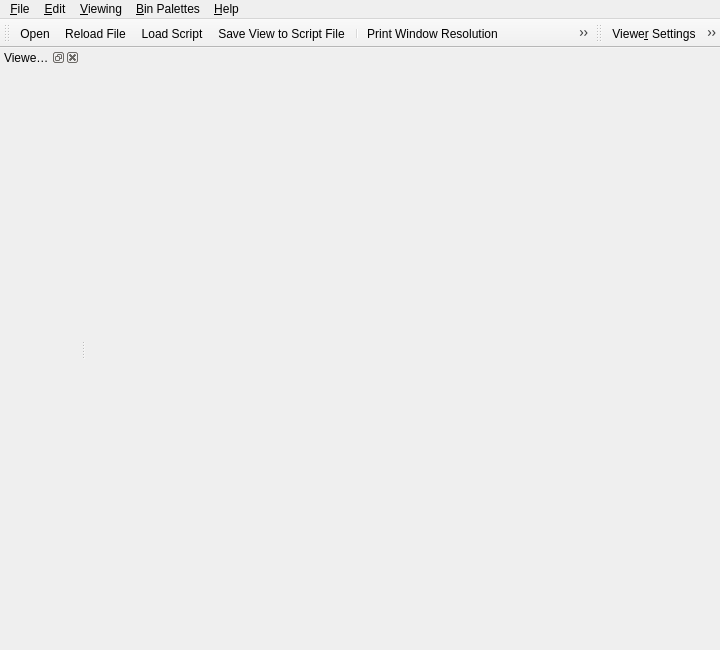
 <widget class="QMainWindow" name="MainWindow">
  <property name="geometry">
   <rect>
    <x>0</x>
    <y>0</y>
    <width>720</width>
    <height>650</height>
   </rect>
  </property>
  <property name="sizePolicy">
   <sizepolicy hsizetype="Preferred" vsizetype="Minimum">
    <horstretch>0</horstretch>
    <verstretch>0</verstretch>
   </sizepolicy>
  </property>
  <property name="windowTitle">
   <string>Carleton University 3D Viewer</string>
  </property>
  <property name="windowIcon">
   <iconset resource="images.qrc">
    <normaloff>:/images/images/windowsicon.png</normaloff>:/images/images/windowsicon.png</iconset>
  </property>
  <widget class="QWidget" name="widget">
   <layout class="QVBoxLayout">
    <property name="margin">
     <number>11</number>
    </property>
   </layout>
  </widget>
  <widget class="QToolBar" name="fileToolbar">
   <property name="windowTitle">
    <string>File</string>
   </property>
   <property name="label" stdset="0">
    <string>File</string>
   </property>
   <attribute name="toolBarArea">
    <enum>TopToolBarArea</enum>
   </attribute>
   <attribute name="toolBarBreak">
    <bool>false</bool>
   </attribute>
   <addaction name="fileOpen"/>
   <addaction name="reloadFileAction"/>
   <addaction name="loadScriptAction"/>
   <addaction name="saveViewAction"/>
   <addaction name="separator"/>
   <addaction name="printWindowResAction"/>
   <addaction name="exportImageAction"/>
   <addaction name="createMovieAction"/>
   <addaction name="autoExportImageAction"/>
   <addaction name="globalPreferences"/>
  </widget>
  <widget class="QToolBar" name="viewingToolbar">
   <property name="windowTitle">
    <string>Toolbar</string>
   </property>
   <property name="label" stdset="0">
    <string>Toolbar</string>
   </property>
   <attribute name="toolBarArea">
    <enum>TopToolBarArea</enum>
   </attribute>
   <attribute name="toolBarBreak">
    <bool>false</bool>
   </attribute>
   <addaction name="viewerSettings"/>
   <addaction name="showBoundingBoxAction"/>
   <addaction name="showScenesAction"/>
   <addaction name="editModeAction"/>
   <addaction name="redrawAction"/>
   <addaction name="zeroClippingPlane"/>
  </widget>
  <widget class="QMenuBar" name="fileMenuItem">
   <property name="geometry">
    <rect>
     <x>0</x>
     <y>0</y>
     <width>720</width>
     <height>22</height>
    </rect>
   </property>
   <widget class="QMenu" name="fileMenu">
    <property name="title">
     <string>&amp;File</string>
    </property>
    <widget class="QMenu" name="menuPrint">
     <property name="title">
      <string>Print</string>
     </property>
     <addaction name="printWindowResAction"/>
     <addaction name="printLowResAction"/>
     <addaction name="printMedResAction"/>
     <addaction name="printHighResAction"/>
     <addaction name="printSetupAction"/>
    </widget>
    <addaction name="fileOpen"/>
    <addaction name="openFileMergeAction"/>
    <addaction name="reloadFileAction"/>
    <addaction name="loadScriptAction"/>
    <addaction name="saveViewAction"/>
    <addaction name="closeFileAction"/>
    <addaction name="closeWindowAction"/>
    <addaction name="separator"/>
    <addaction name="menuPrint"/>
    <addaction name="exportImageAction"/>
    <addaction name="autoExportImageAction"/>
    <addaction name="exportImageAtSize"/>
    <addaction name="createMovieAction"/>
    <addaction name="globalPreferences"/>
    <addaction name="separator"/>
    <addaction name="fileExit"/>
   </widget>
   <widget class="QMenu" name="EditPopupMenu">
    <property name="title">
     <string>&amp;Edit</string>
    </property>
    <addaction name="showScenesAction"/>
    <addaction name="editModeAction"/>
   </widget>
   <widget class="QMenu" name="ViewingPopupMenu">
    <property name="title">
     <string>&amp;Viewing</string>
    </property>
    <widget class="QMenu" name="menuChange_View_Point">
     <property name="title">
      <string>Change View Point</string>
     </property>
     <addaction name="Action_1"/>
     <addaction name="Action_2"/>
     <addaction name="Action_3"/>
     <addaction name="Action_4"/>
     <addaction name="Action_5"/>
     <addaction name="Action_6"/>
     <addaction name="Action_7"/>
     <addaction name="Action_8"/>
     <addaction name="Action_9"/>
     <addaction name="Action_10"/>
    </widget>
    <addaction name="viewerSettings"/>
    <addaction name="menuChange_View_Point"/>
    <addaction name="showBoundingBoxAction"/>
    <addaction name="showBoxAlwaysAction"/>
    <addaction name="drawAxisAction"/>
    <addaction name="redrawAction"/>
    <addaction name="zeroClippingPlane"/>
    <addaction name="separator"/>
    <addaction name="outline"/>
    <addaction name="twoSided"/>
    <addaction name="shading"/>
    <addaction name="antialiasing"/>
    <addaction name="wireframe"/>
    <addaction name="opaquewireframe"/>
    <addaction name="perspective"/>
    <addaction name="transparency"/>
    <addaction name="fog"/>
    <addaction name="gamma"/>
    <addaction name="lighting"/>
    <addaction name="diffuse"/>
   </widget>
   <widget class="QMenu" name="binPalettePopupMenu">
    <property name="title">
     <string>&amp;Bin Palettes</string>
    </property>
    <addaction name="binnedPalette"/>
    <addaction name="paletteExportImage"/>
    <addaction name="binnedPaletteColor"/>
    <addaction name="cyclebinpalettenext"/>
    <addaction name="cyclebinpaletteprev"/>
   </widget>
   <widget class="QMenu" name="helpMenu">
    <property name="title">
     <string>&amp;Help</string>
    </property>
    <addaction name="helpAbout"/>
    <addaction name="QuickHelpAction"/>
    <addaction name="helpContents"/>
   </widget>
   <addaction name="fileMenu"/>
   <addaction name="EditPopupMenu"/>
   <addaction name="ViewingPopupMenu"/>
   <addaction name="binPalettePopupMenu"/>
   <addaction name="helpMenu"/>
  </widget>
  <widget class="QDockWidget" name="viewerSettingsDockWidget">
   <property name="minimumSize">
    <size>
     <width>80</width>
     <height>50</height>
    </size>
   </property>
   <property name="allowedAreas">
    <set>Qt::LeftDockWidgetArea|Qt::RightDockWidgetArea</set>
   </property>
   <property name="windowTitle">
    <string>Viewer Settings</string>
   </property>
   <attribute name="dockWidgetArea">
    <number>1</number>
   </attribute>
   <widget class="QWidget" name="dockWidgetContents"/>
  </widget>
  <action name="blankAction">
   <property name="iconText">
    <string>Global Preferences</string>
   </property>
   <property name="name" stdset="0">
    <cstring>blankAction</cstring>
   </property>
  </action>
  <action name="autoExportImageAction">
   <property name="checkable">
    <bool>true</bool>
   </property>
   <property name="icon">
    <iconset resource="images.qrc">
     <normaloff>:/images/images/timeedit.png</normaloff>:/images/images/timeedit.png</iconset>
   </property>
   <property name="text">
    <string>Auto Export Image</string>
   </property>
   <property name="toolTip">
    <string>Auto Export Image</string>
   </property>
   <property name="shortcut">
    <string>Ctrl+A</string>
   </property>
  </action>
  <actiongroup name="viewerSettingsActionGroup">
   <action name="showScenesAction">
    <property name="icon">
     <iconset resource="images.qrc">
      <normaloff>:/images/images/ordertool.png</normaloff>:/images/images/ordertool.png</iconset>
    </property>
    <property name="text">
     <string>Show Scenes</string>
    </property>
    <property name="iconText">
     <string>Show Scenes</string>
    </property>
    <property name="toolTip">
     <string>Show and Edit Scenes</string>
    </property>
    <property name="shortcut">
     <string>E</string>
    </property>
    <property name="name" stdset="0">
     <cstring>showScenesAction</cstring>
    </property>
   </action>
   <action name="redrawAction">
    <property name="icon">
     <iconset resource="images.qrc">
      <normaloff>:/images/images/editlower.png</normaloff>:/images/images/editlower.png</iconset>
    </property>
    <property name="text">
     <string>Redraw Document</string>
    </property>
    <property name="iconText">
     <string>&amp;Redraw Document</string>
    </property>
    <property name="toolTip">
     <string>Redraw document from memory</string>
    </property>
    <property name="shortcut">
     <string>C</string>
    </property>
    <property name="name" stdset="0">
     <cstring>redrawAction</cstring>
    </property>
   </action>
   <action name="viewerSettings">
    <property name="checkable">
     <bool>true</bool>
    </property>
    <property name="checked">
     <bool>false</bool>
    </property>
    <property name="icon">
     <iconset resource="images.qrc">
      <normaloff>:/images/images/listbox.png</normaloff>:/images/images/listbox.png</iconset>
    </property>
    <property name="text">
     <string>Viewer Settings</string>
    </property>
    <property name="iconText">
     <string>Viewe&amp;r Settings</string>
    </property>
    <property name="toolTip">
     <string>Shows the viewer settings toolbar</string>
    </property>
    <property name="shortcut">
     <string>R</string>
    </property>
    <property name="name" stdset="0">
     <cstring>viewerSettings</cstring>
    </property>
   </action>
   <action name="zeroClippingPlane">
    <property name="checkable">
     <bool>false</bool>
    </property>
    <property name="icon">
     <iconset resource="images.qrc">
      <normaloff>:/images/images/no.png</normaloff>:/images/images/no.png</iconset>
    </property>
    <property name="text">
     <string>Zero Clipping Plane</string>
    </property>
    <property name="iconText">
     <string>&amp;Zero Clipping Plane</string>
    </property>
    <property name="toolTip">
     <string>zero clipping plane</string>
    </property>
    <property name="shortcut">
     <string>Z</string>
    </property>
    <property name="name" stdset="0">
     <cstring>zeroClippingPlane</cstring>
    </property>
   </action>
   <action name="outline">
    <property name="checkable">
     <bool>true</bool>
    </property>
    <property name="checked">
     <bool>true</bool>
    </property>
    <property name="text">
     <string>Outline</string>
    </property>
    <property name="iconText">
     <string>&amp;Outline</string>
    </property>
    <property name="toolTip">
     <string>Outline</string>
    </property>
    <property name="shortcut">
     <string>O</string>
    </property>
    <property name="name" stdset="0">
     <cstring>outline</cstring>
    </property>
   </action>
   <action name="twoSided">
    <property name="checkable">
     <bool>true</bool>
    </property>
    <property name="text">
     <string>Two Sided</string>
    </property>
    <property name="iconText">
     <string>Two Sided</string>
    </property>
    <property name="toolTip">
     <string>Two Sided Poly</string>
    </property>
    <property name="shortcut">
     <string>T</string>
    </property>
    <property name="name" stdset="0">
     <cstring>twoSided</cstring>
    </property>
   </action>
   <action name="shading">
    <property name="checkable">
     <bool>true</bool>
    </property>
    <property name="checked">
     <bool>true</bool>
    </property>
    <property name="text">
     <string>Shading</string>
    </property>
    <property name="iconText">
     <string>Shading</string>
    </property>
    <property name="toolTip">
     <string>Shading</string>
    </property>
    <property name="shortcut">
     <string>S</string>
    </property>
    <property name="name" stdset="0">
     <cstring>shading</cstring>
    </property>
   </action>
   <action name="antialiasing">
    <property name="checkable">
     <bool>true</bool>
    </property>
    <property name="text">
     <string>Anti-Aliasing</string>
    </property>
    <property name="iconText">
     <string>Anti-Aliasing</string>
    </property>
    <property name="toolTip">
     <string>Antialiasing</string>
    </property>
    <property name="shortcut">
     <string>A</string>
    </property>
    <property name="name" stdset="0">
     <cstring>antialiasing</cstring>
    </property>
   </action>
   <action name="wireframe">
    <property name="checkable">
     <bool>true</bool>
    </property>
    <property name="text">
     <string>Wireframe</string>
    </property>
    <property name="iconText">
     <string>Wireframe</string>
    </property>
    <property name="toolTip">
     <string>wireframe</string>
    </property>
    <property name="shortcut">
     <string>W</string>
    </property>
    <property name="name" stdset="0">
     <cstring>wireframe</cstring>
    </property>
   </action>
   <action name="opaquewireframe">
    <property name="checkable">
     <bool>true</bool>
    </property>
    <property name="iconText">
     <string>Opaque Wireframe</string>
    </property>
    <property name="toolTip">
     <string>Opaque wireframe</string>
    </property>
    <property name="shortcut">
     <string>Q</string>
    </property>
    <property name="name" stdset="0">
     <cstring>opaquewireframe</cstring>
    </property>
   </action>
   <action name="perspective">
    <property name="checkable">
     <bool>true</bool>
    </property>
    <property name="checked">
     <bool>true</bool>
    </property>
    <property name="text">
     <string>Perspective</string>
    </property>
    <property name="iconText">
     <string>Perspective</string>
    </property>
    <property name="toolTip">
     <string>perspective</string>
    </property>
    <property name="shortcut">
     <string>V</string>
    </property>
    <property name="name" stdset="0">
     <cstring>perspective</cstring>
    </property>
   </action>
   <action name="transparency">
    <property name="checkable">
     <bool>true</bool>
    </property>
    <property name="iconText">
     <string>Transparency</string>
    </property>
    <property name="toolTip">
     <string>transparency</string>
    </property>
    <property name="shortcut">
     <string>X</string>
    </property>
    <property name="name" stdset="0">
     <cstring>transparency</cstring>
    </property>
   </action>
   <action name="fog">
    <property name="checkable">
     <bool>true</bool>
    </property>
    <property name="text">
     <string>Fog</string>
    </property>
    <property name="iconText">
     <string>Fog</string>
    </property>
    <property name="toolTip">
     <string>Fog</string>
    </property>
    <property name="shortcut">
     <string>F</string>
    </property>
    <property name="name" stdset="0">
     <cstring>fog</cstring>
    </property>
   </action>
   <action name="gamma">
    <property name="checkable">
     <bool>true</bool>
    </property>
    <property name="text">
     <string>Gamma</string>
    </property>
    <property name="iconText">
     <string>Gamma</string>
    </property>
    <property name="toolTip">
     <string>gamma light</string>
    </property>
    <property name="shortcut">
     <string>G</string>
    </property>
    <property name="name" stdset="0">
     <cstring>gamma</cstring>
    </property>
   </action>
   <action name="lighting">
    <property name="checkable">
     <bool>true</bool>
    </property>
    <property name="checked">
     <bool>true</bool>
    </property>
    <property name="text">
     <string>Lighting</string>
    </property>
    <property name="iconText">
     <string>Lighting</string>
    </property>
    <property name="toolTip">
     <string>lighting</string>
    </property>
    <property name="shortcut">
     <string>L</string>
    </property>
    <property name="name" stdset="0">
     <cstring>lighting</cstring>
    </property>
   </action>
   <action name="diffuse">
    <property name="checkable">
     <bool>true</bool>
    </property>
    <property name="checked">
     <bool>true</bool>
    </property>
    <property name="text">
     <string>Diffuse</string>
    </property>
    <property name="iconText">
     <string>Diffuse</string>
    </property>
    <property name="toolTip">
     <string>diffuse</string>
    </property>
    <property name="shortcut">
     <string>D</string>
    </property>
    <property name="name" stdset="0">
     <cstring>diffuse</cstring>
    </property>
   </action>
   <action name="binnedPalette">
    <property name="checkable">
     <bool>true</bool>
    </property>
    <property name="text">
     <string>Binned Palettes</string>
    </property>
    <property name="iconText">
     <string>&amp;Binned Palettes</string>
    </property>
    <property name="toolTip">
     <string>binned palettes</string>
    </property>
    <property name="shortcut">
     <string>P</string>
    </property>
    <property name="name" stdset="0">
     <cstring>binnedPalette</cstring>
    </property>
   </action>
   <action name="paletteExportImage">
    <property name="checkable">
     <bool>true</bool>
    </property>
    <property name="text">
     <string>Exports binned palette scale to image</string>
    </property>
    <property name="iconText">
     <string>Exports binned palette scale to image</string>
    </property>
    <property name="toolTip">
     <string>binned palettes</string>
    </property>
    <property name="shortcut">
     <string/>
    </property>
    <property name="name" stdset="0">
     <cstring>paletteExportImage</cstring>
    </property>
   </action>
   <action name="binnedPaletteColor">
    <property name="checkable">
     <bool>false</bool>
    </property>
    <property name="text">
     <string>Binned Palettes Color</string>
    </property>
    <property name="iconText">
     <string>Binned Palettes Color</string>
    </property>
    <property name="toolTip">
     <string>toggle binned palettes color and black and white scheme</string>
    </property>
    <property name="shortcut">
     <string>Shift+P</string>
    </property>
    <property name="name" stdset="0">
     <cstring>binnedPaletteColor</cstring>
    </property>
   </action>
   <action name="Action_1">
    <property name="text">
     <string>Top</string>
    </property>
    <property name="iconText">
     <string>Action</string>
    </property>
    <property name="shortcut">
     <string>1</string>
    </property>
    <property name="name" stdset="0">
     <cstring>Action_1</cstring>
    </property>
   </action>
   <action name="Action_2">
    <property name="text">
     <string>Front</string>
    </property>
    <property name="iconText">
     <string>Action_2</string>
    </property>
    <property name="shortcut">
     <string>2</string>
    </property>
    <property name="name" stdset="0">
     <cstring>Action_2</cstring>
    </property>
   </action>
   <action name="Action_3">
    <property name="text">
     <string>Right</string>
    </property>
    <property name="iconText">
     <string>Action_3</string>
    </property>
    <property name="shortcut">
     <string>3</string>
    </property>
    <property name="name" stdset="0">
     <cstring>Action_3</cstring>
    </property>
   </action>
   <action name="Action_4">
    <property name="text">
     <string>Bottom</string>
    </property>
    <property name="iconText">
     <string>Action_4</string>
    </property>
    <property name="shortcut">
     <string>4</string>
    </property>
    <property name="name" stdset="0">
     <cstring>Action_4</cstring>
    </property>
   </action>
   <action name="Action_5">
    <property name="text">
     <string>Back</string>
    </property>
    <property name="iconText">
     <string>Action_5</string>
    </property>
    <property name="shortcut">
     <string>5</string>
    </property>
    <property name="name" stdset="0">
     <cstring>Action_5</cstring>
    </property>
   </action>
   <action name="Action_6">
    <property name="text">
     <string>Left</string>
    </property>
    <property name="iconText">
     <string>Action_6</string>
    </property>
    <property name="shortcut">
     <string>6</string>
    </property>
    <property name="name" stdset="0">
     <cstring>Action_6</cstring>
    </property>
   </action>
   <action name="Action_7">
    <property name="text">
     <string>Top Back-Left</string>
    </property>
    <property name="iconText">
     <string>Action_7</string>
    </property>
    <property name="shortcut">
     <string>7</string>
    </property>
    <property name="name" stdset="0">
     <cstring>Action_7</cstring>
    </property>
   </action>
   <action name="Action_8">
    <property name="text">
     <string>Top Back-Right</string>
    </property>
    <property name="iconText">
     <string>Action_8</string>
    </property>
    <property name="shortcut">
     <string>8</string>
    </property>
    <property name="name" stdset="0">
     <cstring>Action_8</cstring>
    </property>
   </action>
   <action name="Action_9">
    <property name="text">
     <string>Top Front-Left</string>
    </property>
    <property name="iconText">
     <string>Action_9</string>
    </property>
    <property name="shortcut">
     <string>9</string>
    </property>
    <property name="name" stdset="0">
     <cstring>Action_9</cstring>
    </property>
   </action>
   <action name="Action_10">
    <property name="text">
     <string>Top Front-Right</string>
    </property>
    <property name="iconText">
     <string>Action_10</string>
    </property>
    <property name="shortcut">
     <string>0</string>
    </property>
    <property name="name" stdset="0">
     <cstring>Action_10</cstring>
    </property>
   </action>
   <action name="showBoundingBoxAction">
    <property name="checkable">
     <bool>true</bool>
    </property>
    <property name="icon">
     <iconset resource="images.qrc">
      <normaloff>:/images/images/wirebox.png</normaloff>:/images/images/wirebox.png</iconset>
    </property>
    <property name="iconText">
     <string>Bounding box while moving camera</string>
    </property>
    <property name="toolTip">
     <string>Show bounding box while camera is moving</string>
    </property>
    <property name="shortcut">
     <string>B</string>
    </property>
    <property name="name" stdset="0">
     <cstring>showBoundingBoxAction</cstring>
    </property>
   </action>
   <action name="cyclebinpalettenext">
    <property name="iconText">
     <string>Cycle to the next bin palette</string>
    </property>
    <property name="shortcut">
     <string>]</string>
    </property>
    <property name="name" stdset="0">
     <cstring>cyclebinpalettenext</cstring>
    </property>
   </action>
   <action name="cyclebinpaletteprev">
    <property name="iconText">
     <string>Cycle to the previous bin palette</string>
    </property>
    <property name="shortcut">
     <string>[</string>
    </property>
    <property name="name" stdset="0">
     <cstring>cyclebinpaletteprev</cstring>
    </property>
   </action>
   <action name="editModeAction">
    <property name="checkable">
     <bool>true</bool>
    </property>
    <property name="icon">
     <iconset resource="images.qrc">
      <normaloff>:/images/images/adjustsize.png</normaloff>:/images/images/adjustsize.png</iconset>
    </property>
    <property name="iconText">
     <string>Edit Mode</string>
    </property>
    <property name="toolTip">
     <string>Edit Mode</string>
    </property>
    <property name="shortcut">
     <string>Ctrl+E</string>
    </property>
    <property name="name" stdset="0">
     <cstring>editModeAction</cstring>
    </property>
   </action>
   <action name="showBoxAlwaysAction">
    <property name="checkable">
     <bool>true</bool>
    </property>
    <property name="icon">
     <iconset resource="images.qrc">
      <normaloff>:/images/images/wirebox.png</normaloff>:/images/images/wirebox.png</iconset>
    </property>
    <property name="iconText">
     <string>Bounding box always</string>
    </property>
    <property name="toolTip">
     <string>Show bounding box always</string>
    </property>
    <property name="shortcut">
     <string>Ctrl+B</string>
    </property>
    <property name="name" stdset="0">
     <cstring>showBoxAlwaysAction</cstring>
    </property>
   </action>
   <action name="drawAxisAction">
    <property name="checkable">
     <bool>true</bool>
    </property>
    <property name="checked">
     <bool>true</bool>
    </property>
    <property name="iconText">
     <string>Show Axis</string>
    </property>
    <property name="name" stdset="0">
     <cstring>drawAxisAction</cstring>
    </property>
   </action>
   <property name="exclusive">
    <bool>false</bool>
   </property>
   <property name="name" stdset="0">
    <cstring>viewerSettingsActionGroup</cstring>
   </property>
  </actiongroup>
  <actiongroup name="helpActionGroup">
   <action name="helpAbout">
    <property name="icon">
     <iconset resource="images.qrc">
      <normaloff>:/images/images/windowsicon.png</normaloff>:/images/images/windowsicon.png</iconset>
    </property>
    <property name="text">
     <string>About</string>
    </property>
    <property name="iconText">
     <string>About</string>
    </property>
    <property name="toolTip">
     <string>Click to see information about this program</string>
    </property>
    <property name="shortcut">
     <string>Shift+F1</string>
    </property>
    <property name="name" stdset="0">
     <cstring>helpAbout</cstring>
    </property>
   </action>
   <action name="helpContents">
    <property name="icon">
     <iconset resource="images.qrc">
      <normaloff>:/images/images/help.png</normaloff>:/images/images/help.png</iconset>
    </property>
    <property name="text">
     <string>Contents</string>
    </property>
    <property name="iconText">
     <string>&amp;Contents</string>
    </property>
    <property name="toolTip">
     <string>Click to see the help</string>
    </property>
    <property name="shortcut">
     <string>F1</string>
    </property>
    <property name="name" stdset="0">
     <cstring>helpContents</cstring>
    </property>
   </action>
   <action name="QuickHelpAction">
    <property name="icon">
     <iconset resource="images.qrc">
      <normaloff>:/images/images/help.png</normaloff>:/images/images/help.png</iconset>
    </property>
    <property name="iconText">
     <string>Quick Help</string>
    </property>
    <property name="toolTip">
     <string>Viewing shortcuts, Command prompt usage, and how to edit scences</string>
    </property>
    <property name="name" stdset="0">
     <cstring>QuickHelpAction</cstring>
    </property>
   </action>
   <property name="name" stdset="0">
    <cstring>helpActionGroup</cstring>
   </property>
  </actiongroup>
  <actiongroup name="fileActionGroup">
   <action name="fileOpen">
    <property name="icon">
     <iconset resource="images.qrc">
      <normaloff>:/images/images/fileopen.png</normaloff>:/images/images/fileopen.png</iconset>
    </property>
    <property name="text">
     <string>Open</string>
    </property>
    <property name="iconText">
     <string>Open</string>
    </property>
    <property name="toolTip">
     <string>Open</string>
    </property>
    <property name="shortcut">
     <string>Ctrl+O</string>
    </property>
    <property name="name" stdset="0">
     <cstring>fileOpen</cstring>
    </property>
   </action>
   <action name="fileExit">
    <property name="text">
     <string>Exit</string>
    </property>
    <property name="iconText">
     <string>Exit</string>
    </property>
    <property name="toolTip">
     <string>Exit, and saves workspace settings</string>
    </property>
    <property name="shortcut">
     <string>Ctrl+Q</string>
    </property>
    <property name="name" stdset="0">
     <cstring>fileExit</cstring>
    </property>
   </action>
   <action name="exportImageAction">
    <property name="icon">
     <iconset resource="images.qrc">
      <normaloff>:/images/images/pixlabel.png</normaloff>:/images/images/pixlabel.png</iconset>
    </property>
    <property name="text">
     <string>Export Image</string>
    </property>
    <property name="iconText">
     <string>Export Image</string>
    </property>
    <property name="toolTip">
     <string>Export Image</string>
    </property>
    <property name="shortcut">
     <string>I</string>
    </property>
    <property name="name" stdset="0">
     <cstring>exportImageAction</cstring>
    </property>
   </action>
   <action name="saveViewAction">
    <property name="icon">
     <iconset resource="images.qrc">
      <normaloff>:/images/images/filesave.png</normaloff>:/images/images/filesave.png</iconset>
    </property>
    <property name="text">
     <string>Save View to Script File</string>
    </property>
    <property name="iconText">
     <string>Save View to Script File</string>
    </property>
    <property name="toolTip">
     <string>save preset to script</string>
    </property>
    <property name="shortcut">
     <string>Ctrl+S</string>
    </property>
    <property name="name" stdset="0">
     <cstring>saveViewAction</cstring>
    </property>
   </action>
   <action name="globalPreferences">
    <property name="icon">
     <iconset resource="images.qrc">
      <normaloff>:/images/images/home.png</normaloff>:/images/images/home.png</iconset>
    </property>
    <property name="text">
     <string>Global Preferences</string>
    </property>
    <property name="iconText">
     <string>Global Preferences</string>
    </property>
    <property name="toolTip">
     <string>Global Preferences</string>
    </property>
    <property name="name" stdset="0">
     <cstring>globalPreferences</cstring>
    </property>
   </action>
   <action name="createMovieAction">
    <property name="icon">
     <iconset resource="images.qrc">
      <normaloff>:/images/images/movie.png</normaloff>:/images/images/movie.png</iconset>
    </property>
    <property name="text">
     <string>Create Movie Script</string>
    </property>
    <property name="iconText">
     <string>Create Movie Script</string>
    </property>
    <property name="toolTip">
     <string>Create Movie Script</string>
    </property>
    <property name="name" stdset="0">
     <cstring>createMovieAction</cstring>
    </property>
   </action>
   <action name="reloadFileAction">
    <property name="icon">
     <iconset resource="images.qrc">
      <normaloff>:/images/images/redo.png</normaloff>:/images/images/redo.png</iconset>
    </property>
    <property name="text">
     <string>Reload File</string>
    </property>
    <property name="iconText">
     <string>Reload File</string>
    </property>
    <property name="toolTip">
     <string>Reload File</string>
    </property>
    <property name="shortcut">
     <string>Ctrl+R</string>
    </property>
    <property name="name" stdset="0">
     <cstring>reloadFileAction</cstring>
    </property>
   </action>
   <action name="exportImageAtSize">
    <property name="icon">
     <iconset resource="images.qrc">
      <normaloff>:/images/images/pixlabel.png</normaloff>:/images/images/pixlabel.png</iconset>
    </property>
    <property name="text">
     <string>Export Image with size ...</string>
    </property>
    <property name="iconText">
     <string>Export Image with size ...</string>
    </property>
    <property name="toolTip">
     <string>Export image and specify size</string>
    </property>
    <property name="shortcut">
     <string>Ctrl+X</string>
    </property>
    <property name="name" stdset="0">
     <cstring>exportImageAtSize</cstring>
    </property>
   </action>
   <action name="openFileMergeAction">
    <property name="icon">
     <iconset resource="images.qrc">
      <normaloff>:/images/images/fileopen.png</normaloff>:/images/images/fileopen.png</iconset>
    </property>
    <property name="iconText">
     <string>Merge another file...</string>
    </property>
    <property name="shortcut">
     <string>Ctrl+M</string>
    </property>
    <property name="name" stdset="0">
     <cstring>openFileMergeAction</cstring>
    </property>
   </action>
   <action name="closeWindowAction">
    <property name="iconText">
     <string>Close Window</string>
    </property>
    <property name="shortcut">
     <string>Ctrl+W</string>
    </property>
    <property name="name" stdset="0">
     <cstring>closeWindowAction</cstring>
    </property>
   </action>
   <action name="closeFileAction">
    <property name="iconText">
     <string>Close File</string>
    </property>
    <property name="shortcut">
     <string>Ctrl+C</string>
    </property>
    <property name="name" stdset="0">
     <cstring>closeFileAction</cstring>
    </property>
   </action>
   <action name="loadScriptAction">
    <property name="icon">
     <iconset resource="images.qrc">
      <normaloff>:/images/images/book.png</normaloff>:/images/images/book.png</iconset>
    </property>
    <property name="iconText">
     <string>Load Script</string>
    </property>
    <property name="shortcut">
     <string>Ctrl+L</string>
    </property>
    <property name="name" stdset="0">
     <cstring>loadScriptAction</cstring>
    </property>
   </action>
   <property name="name" stdset="0">
    <cstring>fileActionGroup</cstring>
   </property>
  </actiongroup>
  <actiongroup name="printActionGroup">
   <action name="printWindowResAction">
    <property name="icon">
     <iconset resource="images.qrc">
      <normaloff>:/images/images/print.png</normaloff>:/images/images/print.png</iconset>
    </property>
    <property name="text">
     <string>Print Window Resolution</string>
    </property>
    <property name="iconText">
     <string>Print Window Resolution</string>
    </property>
    <property name="toolTip">
     <string>Print</string>
    </property>
    <property name="shortcut">
     <string>Ctrl+P</string>
    </property>
    <property name="name" stdset="0">
     <cstring>printWindowResAction</cstring>
    </property>
   </action>
   <action name="printLowResAction">
    <property name="text">
     <string>Print Low Resolution 640x480 </string>
    </property>
    <property name="iconText">
     <string>Print Low Resolution 640x480 </string>
    </property>
    <property name="toolTip">
     <string>Print</string>
    </property>
    <property name="name" stdset="0">
     <cstring>printLowResAction</cstring>
    </property>
   </action>
   <action name="printMedResAction">
    <property name="text">
     <string>Print Medium Resolution 1024x768</string>
    </property>
    <property name="iconText">
     <string>Print Medium Resolution 1024x768</string>
    </property>
    <property name="toolTip">
     <string>Print</string>
    </property>
    <property name="name" stdset="0">
     <cstring>printMedResAction</cstring>
    </property>
   </action>
   <action name="printHighResAction">
    <property name="text">
     <string>Print High Resolution 2048x1536 </string>
    </property>
    <property name="iconText">
     <string>Print High Resolution 2048x1536 </string>
    </property>
    <property name="toolTip">
     <string>Print</string>
    </property>
    <property name="name" stdset="0">
     <cstring>printHighResAction</cstring>
    </property>
   </action>
   <action name="printSetupAction">
    <property name="icon">
     <iconset resource="images.qrc">
      <normaloff>:/images/images/print.png</normaloff>:/images/images/print.png</iconset>
    </property>
    <property name="text">
     <string>Setup ...</string>
    </property>
    <property name="iconText">
     <string>Setup ...</string>
    </property>
    <property name="toolTip">
     <string>Print Setup</string>
    </property>
    <property name="name" stdset="0">
     <cstring>printSetupAction</cstring>
    </property>
   </action>
   <property name="name" stdset="0">
    <cstring>printActionGroup</cstring>
   </property>
  </actiongroup>
 </widget>
